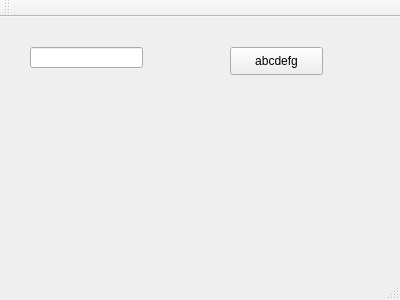
<?xml version="1.0" encoding="UTF-8"?>
<ui version="4.0">
 <class>MainWindow</class>
 <widget class="QMainWindow" name="MainWindow">
  <property name="geometry">
   <rect>
    <x>0</x>
    <y>0</y>
    <width>400</width>
    <height>300</height>
   </rect>
  </property>
  <property name="windowTitle">
   <string>MainWindow</string>
  </property>
  <widget class="QWidget" name="centralWidget">
   <widget class="QPushButton" name="pushButton">
    <property name="geometry">
     <rect>
      <x>230</x>
      <y>30</y>
      <width>93</width>
      <height>28</height>
     </rect>
    </property>
    <property name="text">
     <string>abcdefg</string>
    </property>
   </widget>
   <widget class="QLineEdit" name="lineEdit">
    <property name="geometry">
     <rect>
      <x>30</x>
      <y>30</y>
      <width>113</width>
      <height>21</height>
     </rect>
    </property>
   </widget>
  </widget>
  <widget class="QMenuBar" name="menuBar">
   <property name="geometry">
    <rect>
     <x>0</x>
     <y>0</y>
     <width>400</width>
     <height>26</height>
    </rect>
   </property>
  </widget>
  <widget class="QToolBar" name="mainToolBar">
   <attribute name="toolBarArea">
    <enum>TopToolBarArea</enum>
   </attribute>
   <attribute name="toolBarBreak">
    <bool>false</bool>
   </attribute>
  </widget>
  <widget class="QStatusBar" name="statusBar"/>
 </widget>
 <layoutdefault spacing="6" margin="11"/>
 <resources/>
 <connections/>
</ui>
